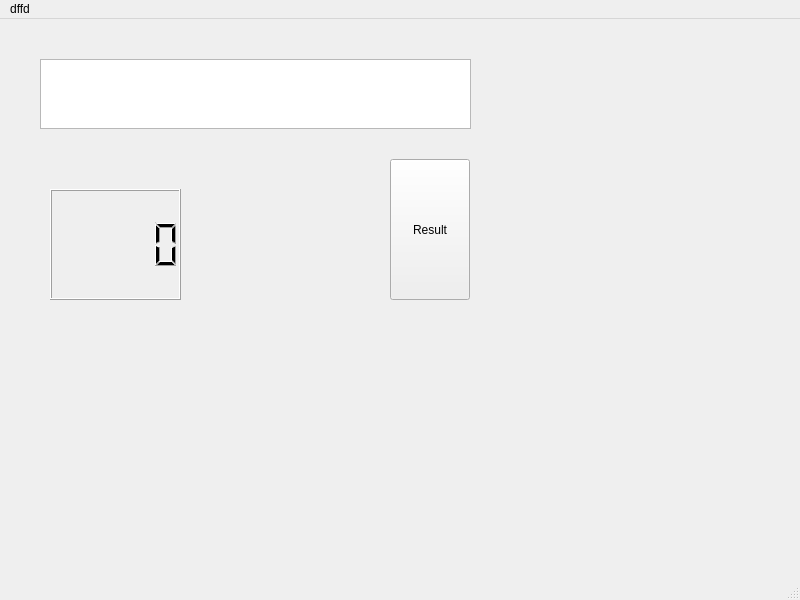
<?xml version="1.0" encoding="UTF-8"?>
<ui version="4.0">
 <class>MainWindow</class>
 <widget class="QMainWindow" name="MainWindow">
  <property name="geometry">
   <rect>
    <x>0</x>
    <y>0</y>
    <width>800</width>
    <height>600</height>
   </rect>
  </property>
  <property name="windowTitle">
   <string>MainWindow</string>
  </property>
  <widget class="QWidget" name="centralwidget">
   <widget class="QPushButton" name="pushButton">
    <property name="geometry">
     <rect>
      <x>390</x>
      <y>140</y>
      <width>80</width>
      <height>141</height>
     </rect>
    </property>
    <property name="text">
     <string>Result</string>
    </property>
   </widget>
   <widget class="QPlainTextEdit" name="plainTextEdit">
    <property name="geometry">
     <rect>
      <x>40</x>
      <y>40</y>
      <width>431</width>
      <height>70</height>
     </rect>
    </property>
    <property name="plainText">
     <string/>
    </property>
   </widget>
   <widget class="QLabel" name="label">
    <property name="geometry">
     <rect>
      <x>130</x>
      <y>370</y>
      <width>47</width>
      <height>13</height>
     </rect>
    </property>
    <property name="text">
     <string/>
    </property>
   </widget>
   <widget class="QLCDNumber" name="lcdNumber">
    <property name="geometry">
     <rect>
      <x>50</x>
      <y>170</y>
      <width>131</width>
      <height>111</height>
     </rect>
    </property>
   </widget>
  </widget>
  <widget class="QMenuBar" name="menubar">
   <property name="geometry">
    <rect>
     <x>0</x>
     <y>0</y>
     <width>800</width>
     <height>20</height>
    </rect>
   </property>
   <widget class="QMenu" name="menudffd">
    <property name="title">
     <string>dffd</string>
    </property>
   </widget>
   <addaction name="menudffd"/>
  </widget>
  <widget class="QStatusBar" name="statusbar"/>
 </widget>
 <resources/>
 <connections/>
</ui>
